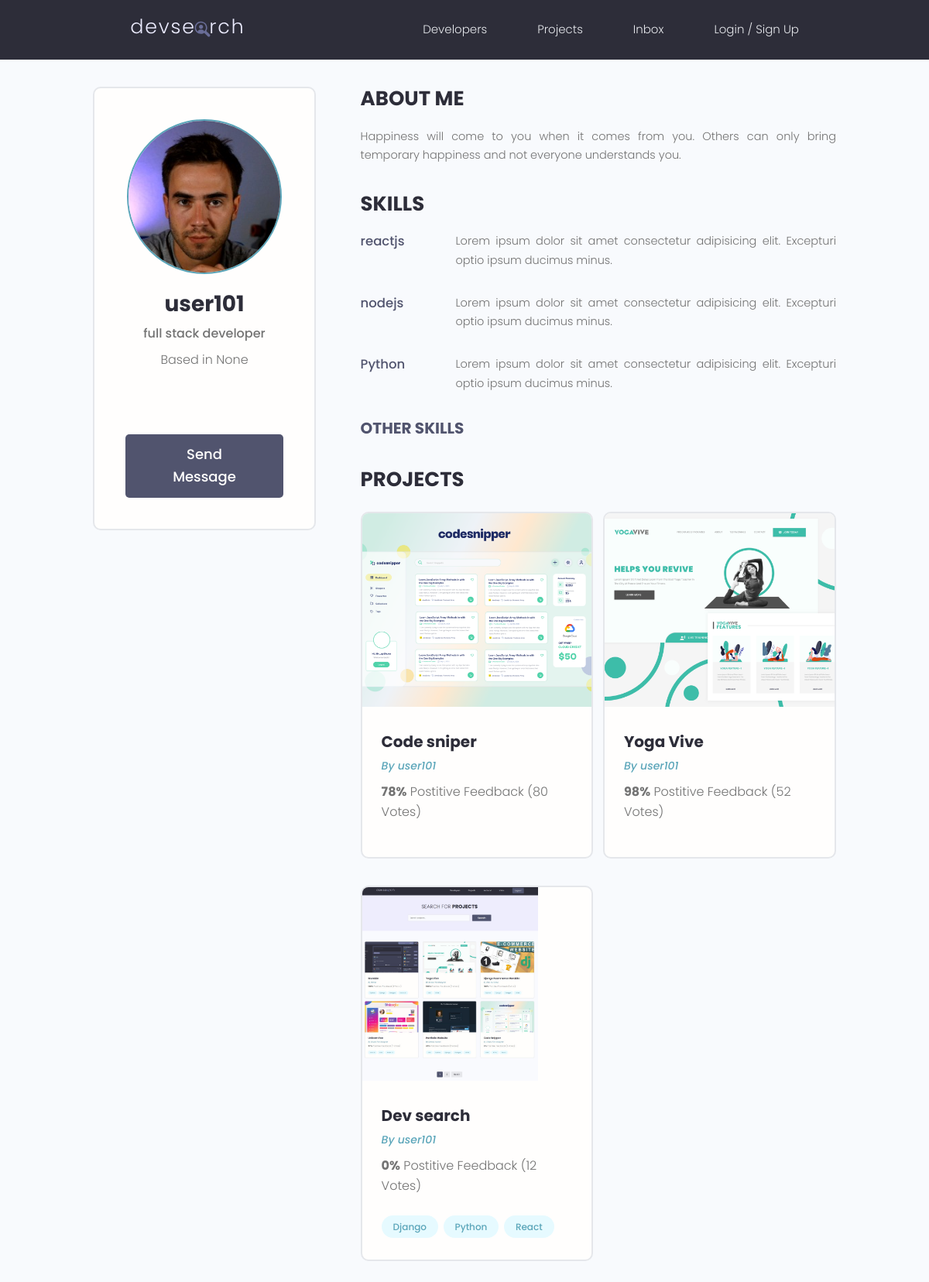
The page /profile/51eacaeb-13ef-4143-9aca-ef426d4154d8 on the database as committed earlier.
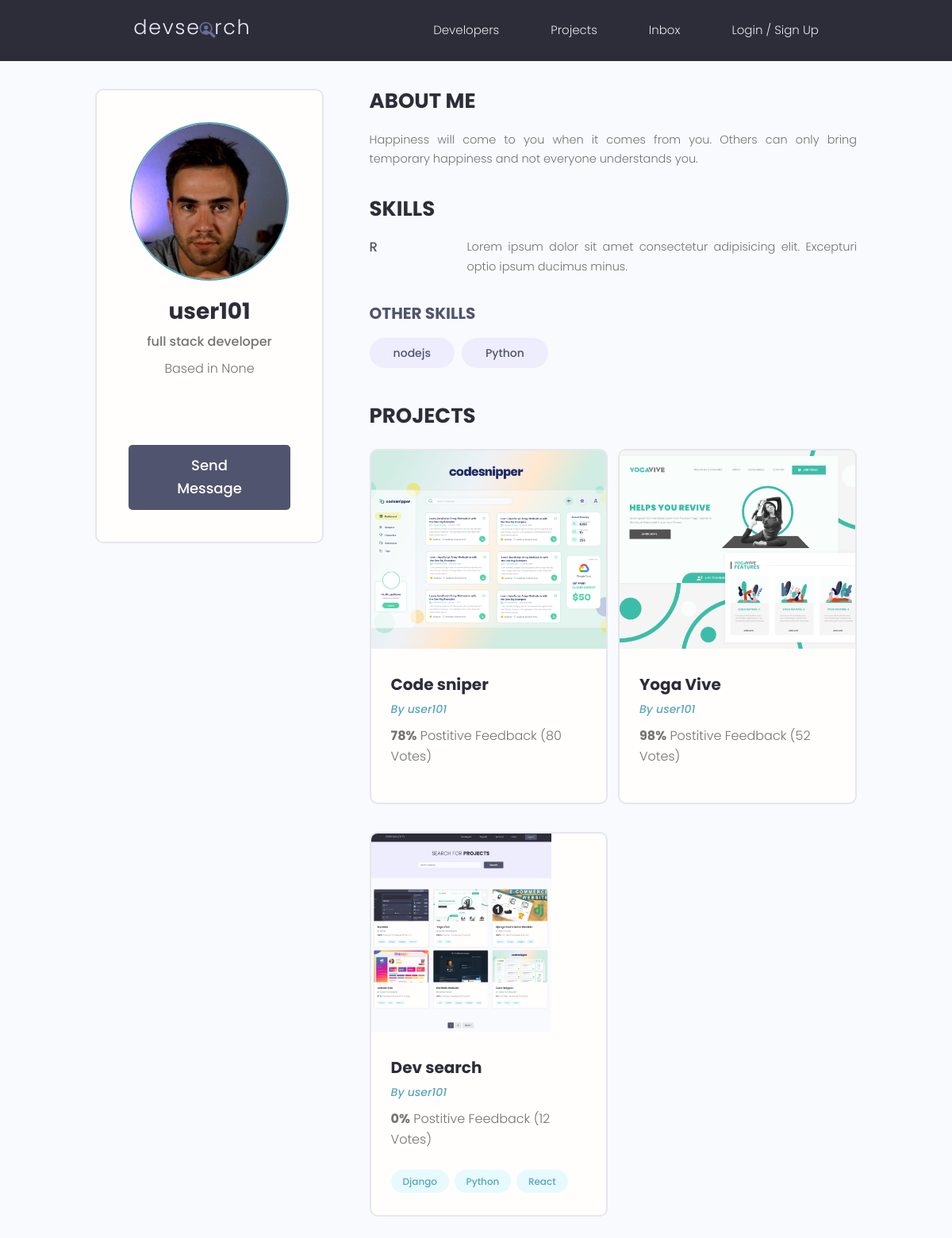
The same page on the database as committed later.
### users/models.py (models this page shows)
class Skill(models.Model):
    owner = models.ForeignKey(Profile,on_delete=models.CASCADE,null=True,blank=True)
    name = models.CharField(max_length=200,blank=True,null=True)
    description = models.TextField(null=True,blank=True)
    created = models.DateTimeField(auto_now_add=True)
    id = models.UUIDField(default=uuid.uuid4,unique=True,primary_key=True,editable=False)
    def __str__(self):
        return str(self.name)

class Profile(models.Model):
    user =  models.OneToOneField(
        User,on_delete=models.CASCADE,null=True,blank=True)
    name = models.CharField(max_length=200,blank=True,null=True)
    email = models.EmailField(max_length=500,blank=True,null=True)
    username = models.CharField(max_length=200,blank=True,null=True)
    short_intro =  models.CharField(max_length=200,blank=True,null=True)
    bio = models.TextField(blank=True,null=True)
    profile_image = models.ImageField(
        default='profiles/user-default.png',null=True,blank=True,upload_to='profiles/')
    social_github = models.CharField(max_length=200,blank=True,null=True)
    social_twitter = models.CharField(max_length=200,blank=True,null=True)
    social_linkedin = models.CharField(max_length=200,blank=True,null=True)
    social_youtube = models.CharField(max_length=200,blank=True,null=True)
    social_website = models.CharField(max_length=200,blank=True,null=True)
    created = models.DateTimeField(auto_now_add=True)
    id = models.UUIDField(default=uuid.uuid4,unique=True,primary_key=True,editable=False)
    location = models.CharField(max_length=200,blank=True,null=True)
    def __str__(self):
        return str(self.user.username)

### projects/models.py (models this page shows, shortened)
class Project(models.Model):
    title = models.CharField(max_length=200)
    owner = models.ForeignKey(Profile,null=True,blank=True,
                              on_delete=models.SET_NULL)
    description = models.TextField(null=True,blank=True)
    featured_image = models.ImageField(
        null=True, blank=True, default="default.jpg")
    demo_link = models.CharField(max_length=2000,null=True,blank=True)
    source_link = models.CharField(max_length=2000,null=True,blank=True)
    tags = models.ManyToManyField('Tag',blank=True)
    vote_total = models.IntegerField(default=0,null=True,blank=True)
    vote_ratio = models.IntegerField(default=0,null=True,blank=True)
    created = models.DateTimeField(auto_now_add=True)
    id = models.UUIDField(default=uuid.uuid4,unique=True,primary_key=True,editable=False)

class Tag(models.Model):
    name = models.CharField(max_length=200)
    created = models.DateTimeField(auto_now_add=True)
    id = models.UUIDField(default=uuid.uuid4,unique=True,
                          primary_key=True, editable=False)
    def __str__(self):
        return  self.name

### users/views.py (the view)
# urls.py: path('profile/<str:pk>',views.userProfile,name='user-profile'),
def userProfile(request, pk):
    profile = Profile.objects.get(id=pk)
    topSkills = profile.skill_set.exclude(description__exact="")
    otherSkills = profile.skill_set.filter(description="")
    context = {'profile': profile, 'topSkills': topSkills,
               "otherSkills": otherSkills}
    return render(request, 'users/user-profile.html', context)

### users/templates/users/user-profile.html (shortened to what this page needs)
{% extends 'main.html' %}
{% block content %}
  <main class="profile my-md">
    <div class="container">
      <div class="layout">
        <div class="column column--1of3">
          <div class="card text-center">
            <div class="card__body dev">
              <img class="avatar avatar--xl" src="{{profile.profile_image.url}}" />
              <h2 class="dev__name">{{profile.name}}</h2>
              <p class="dev__title">{{profile.short_intro}}</p>
              <p class="dev__location">Based in {{profile.location}}</p>
              <ul class="dev__social">
              </ul>
              <a href="#" class="btn btn--sub btn--lg">Send Message </a>
            </div>
          </div>
        </div>
        <div class="column column--2of3">
          <div class="devInfo">
            <h3 class="devInfo__title">About Me</h3>
            <p class="devInfo__about">
              {{profile.bio}}
            </p>
          </div>
          <div class="devInfo">
            <h3 class="devInfo__title">Skills</h3>
            <div class="devInfo__skills">
              {% for skill in topSkills %}
              <div class="devSkill">
                <h4 class="devSkill__title">{{skill.name}}</h4>
                <p class="devSkill__info">
                {{skill.description}}
                </p>
              </div>
              {% endfor %}
              <h3 class="devInfo__subtitle">Other Skills</h3>
              <div class="devInfo__otherSkills">
                {% for skill in otherSkills %}
                <span class="tag tag--pill tag--sub tag--lg">
                  <small>{{skill}}</small>
                </span>
                {% endfor %}
              </div>
            </div>
          </div>
          <div class="devInfo">
            <h3 class="devInfo__title">Projects</h3>
            <div class="grid grid--two">
              {% for project in profile.project_set.all %}
              <div class="column">
                <div class="card project">
                  <a href="{% url 'project' project.id %}" class="project">
                    <img class="project__thumbnail" src="{{project.featured_image.url}}" alt="project thumbnail" />
                    <div class="card__body">
                      <h3 class="project__title">{{project.title}}</h3>
                      <p><a class="project__author" href="{% url 'user-profile' project.owner.id %}">By {{project.owner}}</a></p>
                      <p class="project--rating">
                        <span style="font-weight: bold;">{{project.vote_ratio}}%</span> Postitive
                        Feedback ({{project.vote_total}} Vote{{project.vote_total|pluralize:"s"}})
                      </p>
                      <div class="project__tags">
                          {% for tag in project.tags.all %}
                              <span class="tag tag--pill tag--main">
                                  <small>{{ tag }}</small>
                              </span>
                          {% endfor %}
                      </div>
                    </div>
                  </a>
                </div>
              </div>
              {% endfor %}
            </div>
          </div>
        </div>
      </div>
    </div>
  </main>
{% endblock content %}

Rows that differ between the two databases and show on the page:
no longer on this page (row edited): Skill: name "reactjs", description "Lorem ipsum dolor sit amet consectetur adipisicing elit. Excepturi optio ipsum ducimus minus.", shown under "SKILLS"
added Skill: name "R", description "Lorem ipsum dolor sit amet consectetur adipisicing elit. Excepturi optio ipsum ducimus minus.", shown under "SKILLS"
changed Skill "nodejs": moves from the list under "SKILLS" to the list under "OTHER SKILLS"
changed Skill "Python": moves from the list under "SKILLS" to the list under "OTHER SKILLS"
